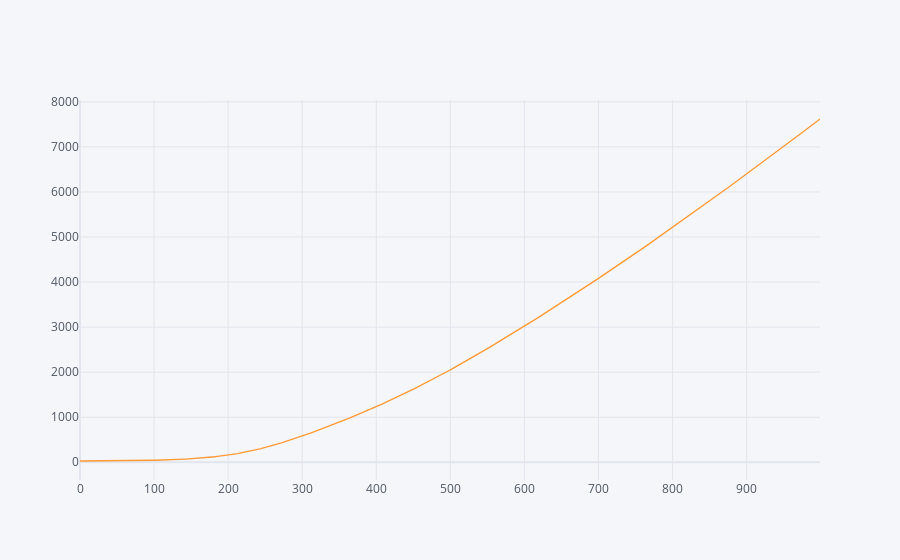

The cell this chart's notebook holds for it:
### Code cell
pd.Series(P_list).iplot()  # pressure on body

### Figure 1 — Plotly figure (JSON) as saved in the notebook; plotly's stock layout.template omitted (floating-point values rounded to 4 significant figures; data arrays with more than 128 entries replaced by an {"elided": "..."} marker saying what was removed)
{"data": [{"line": {"color": "rgba(255, 153, 51, 1.0)", "dash": "solid", "shape": "linear", "width": 1.3}, "mode": "lines", "name": "None", "text": "", "type": "scatter", "x": {"elided": "1000 int values"}, "y": {"elided": "1000 float values"}}], "layout": {"legend": {"bgcolor": "#F5F6F9", "font": {"color": "#4D5663"}}, "paper_bgcolor": "#F5F6F9", "plot_bgcolor": "#F5F6F9", "title": {"font": {"color": "#4D5663"}}, "xaxis": {"gridcolor": "#E1E5ED", "showgrid": true, "tickfont": {"color": "#4D5663"}, "title": {"font": {"color": "#4D5663"}, "text": ""}, "zerolinecolor": "#E1E5ED"}, "yaxis": {"gridcolor": "#E1E5ED", "showgrid": true, "tickfont": {"color": "#4D5663"}, "title": {"font": {"color": "#4D5663"}, "text": ""}, "zerolinecolor": "#E1E5ED"}}}
